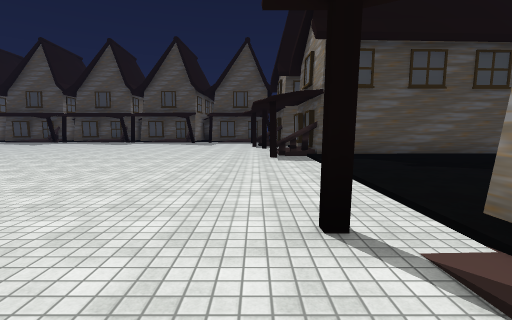
View 1 (above)

24 first-person views from a walk through a scene from a Unity 3-D project. The camera is 1.5 m above the floor, tilts 6° down and sees 85° across. The floor is counted in squares, 2 m on a side. Each view is taken from the middle of a square. On the plan, view 1 faces up. The plan holds only what a view shows up to about 10 squares ahead; the rest is blank. The place goes on beyond the plan. The player is left out. Some surface patterns are stand-ins.

View 2
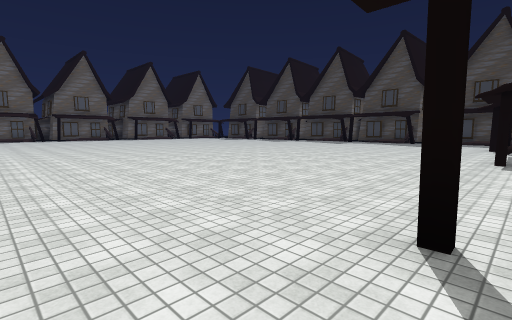

View 3
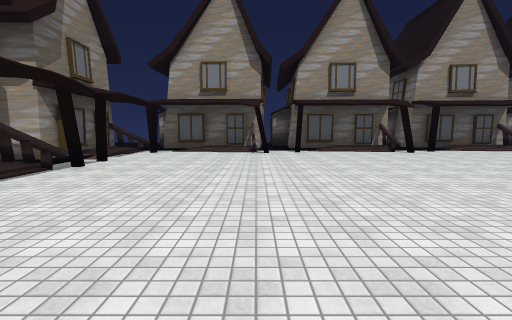

View 4
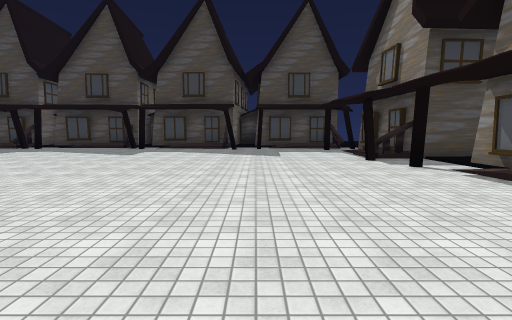

View 5
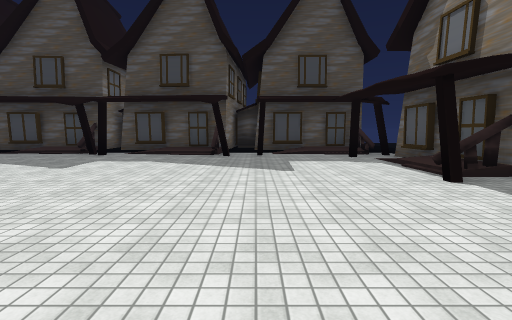

View 6
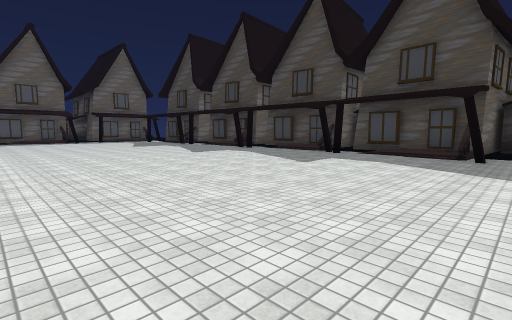

View 7
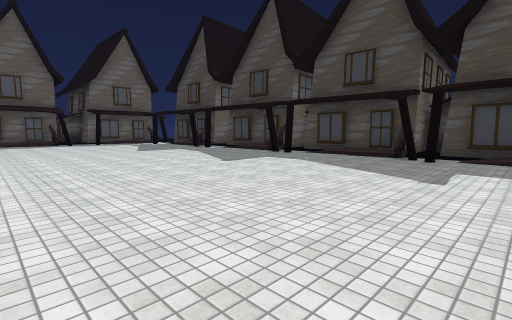

View 8
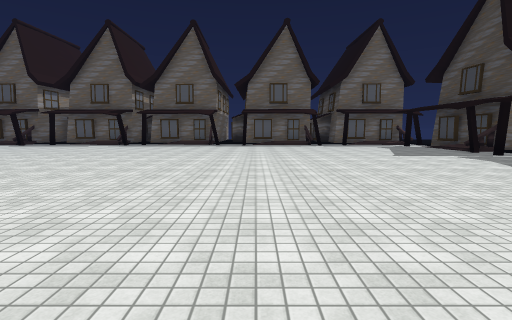

View 9
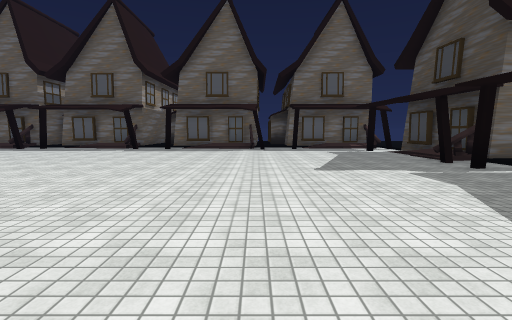

View 10
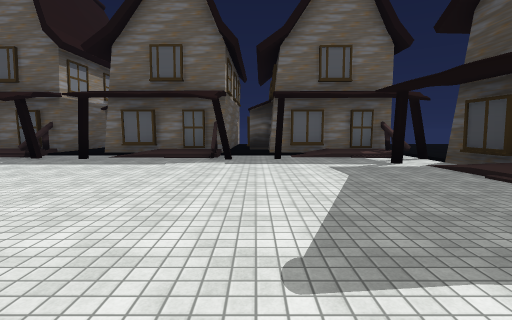

View 11
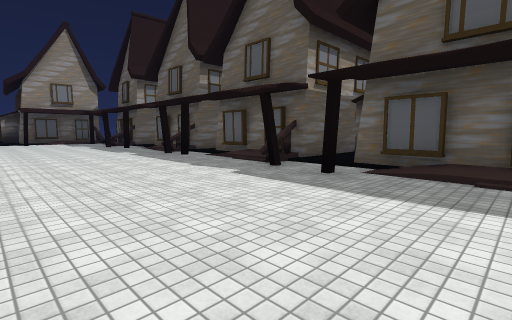

View 12
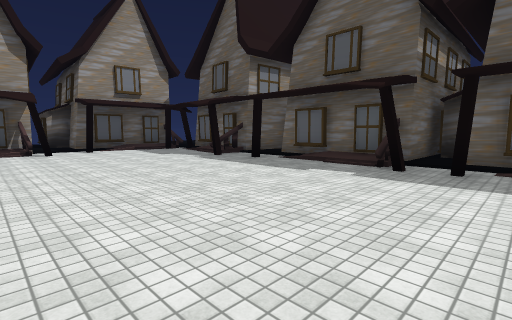

View 13
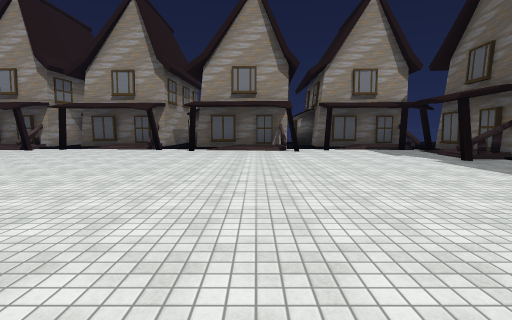

View 14
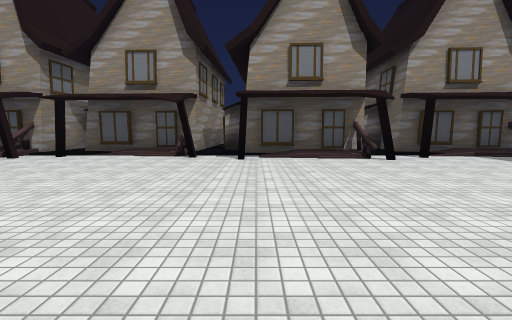

View 15
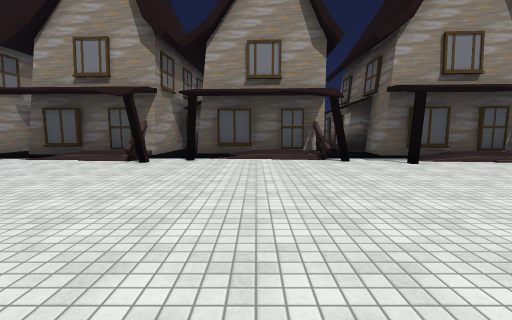

View 16
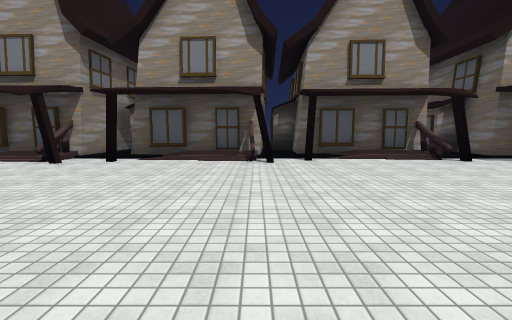

View 17
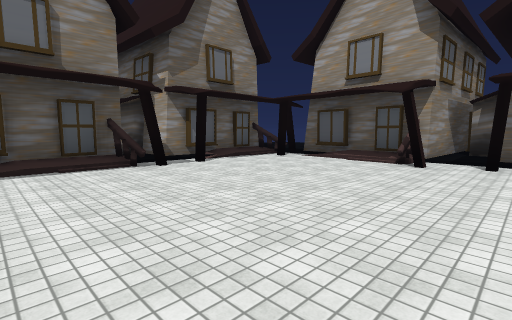

View 18
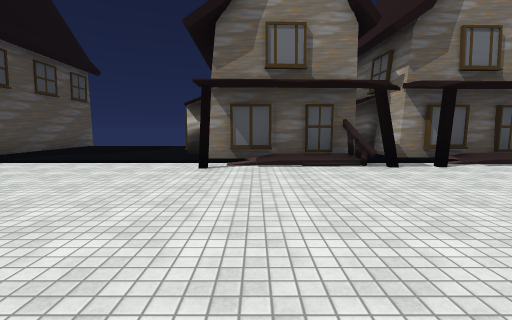

View 19
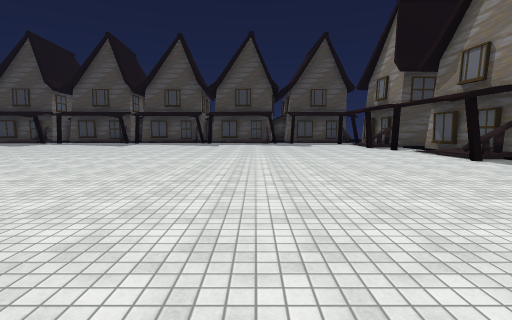

View 20
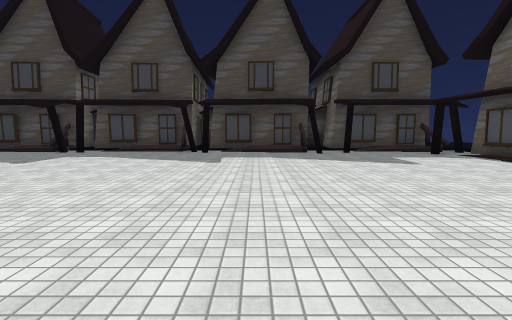

View 21
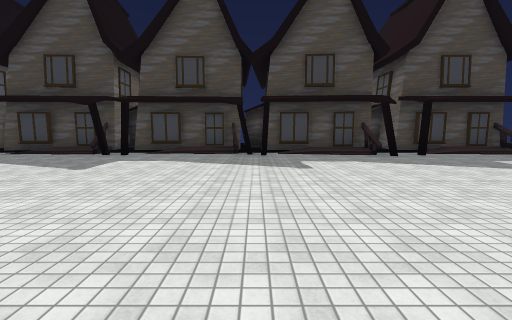

View 22
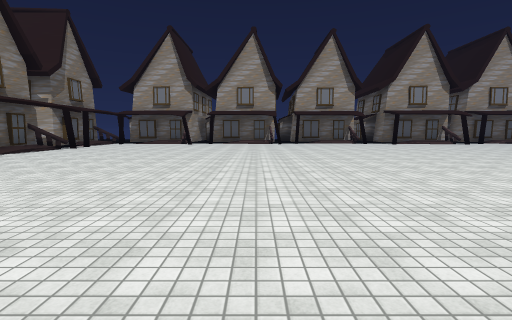

View 23
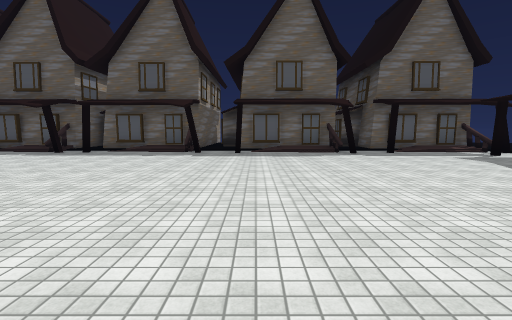

View 24
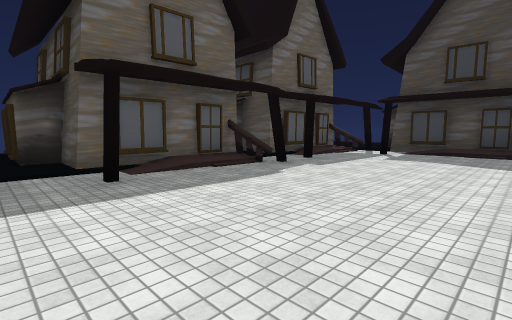

### Floor plan
Key: @ floor where view 1 was taken; # wall or solid block; . main floor; : floor 0.25 m higher than the main floor; / step, stairs or slope; O other object.
Columns run from 30 left of view 1 to 7 right of it. Each row starts with its distance up from view 1.
 21                      OO   O
 20                  O   OO   O
 19       ..O########O###OO###O#O##O
 18     OO#O..//O..//OO..O..//OO///O
 17       #/..................O...OO
 16       #/....................../O
 15      ##/.......................
 14        .......................OOO#
 13      OOO......................O.
 12       #/......................O.#
 11       #/......................./#
 10 O     #......................../#
  9 O ###  ......................../#   ##
  8       OO......................OO
  7       #/..........................
  6       #/..........................
  5       #/...........................
  4     # OO...........................
  3     OOOO..........................#
  2       #/.......................O#
  1       #/........................#
  0       #.......................@.#
 -1        ........................O#OO
 -2      OOOO....................../  #
 -3       #/.......................O.##
 -4       #/........................O O
 -5       #/....O...................
 -6        O//O.O:/..O...OO///.O//.OOO
 -7        O#O..###O.O  / ###O.####O
 -8           # O O#.O  # O   .O   O
 -9                ##    OO   OO
-10                            #

Where each view was taken, in squares from view 1:
view 1: 0 up, 0 right, facing up
view 2: 0 up, 1 right, facing up-left
view 3: 4 up, 3 left, facing down
view 4: 6 up, 3 left, facing up
view 5: 9 up, 3 left, facing up
view 6: 9 up, 3 left, facing up-left
view 7: 10 up, 6 left, facing up-left
view 8: 10 up, 8 left, facing left
view 9: 13 up, 11 left, facing left
view 10: 14 up, 15 left, facing left
view 11: 12 up, 18 left, facing down-left
view 12: 5 up, 17 left, facing down-left
view 13: 5 up, 17 left, facing down
view 14: 2 up, 15 left, facing down
view 15: 1 up, 11 left, facing down
view 16: 1 up, 8 left, facing down
view 17: 1 up, 5 left, facing down-right
view 18: 1 up, 5 left, facing right
view 19: 1 up, 5 left, facing up
view 20: 8 up, 6 left, facing up
view 21: 9 up, 8 left, facing up
view 22: 10 up, 7 left, facing down
view 23: 10 up, 13 left, facing left
view 24: 8 up, 18 left, facing up-left
